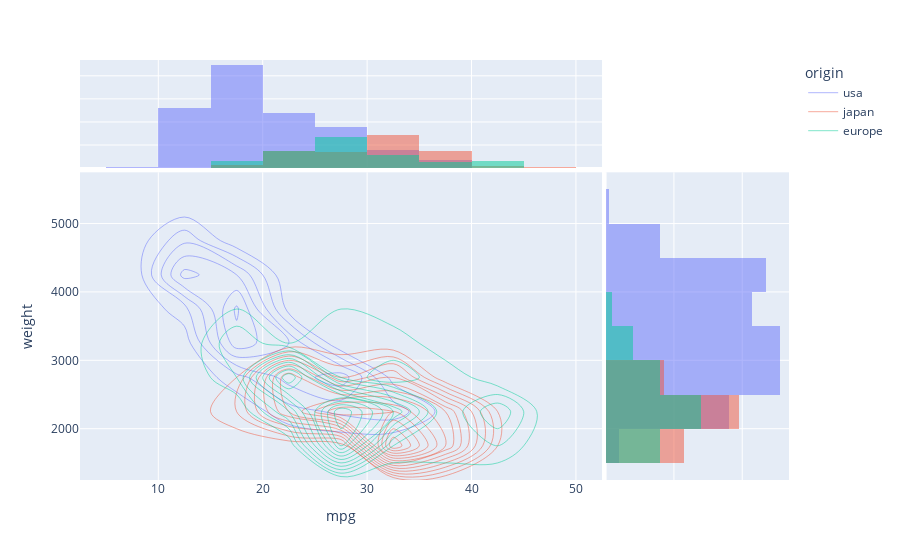

This figure's notebook cell:
### Markdown cell above
# Contour Plot

### Code cell
px.density_contour(df, x='mpg', y='weight', color='origin', marginal_x='histogram', marginal_y='histogram')

### Figure 1 — Plotly figure (JSON) as saved in the notebook; plotly's stock layout.template omitted (floating-point values rounded to 4 significant figures; data arrays with more than 128 entries replaced by an {"elided": "..."} marker saying what was removed)
{"data": [{"contours": {"coloring": "none"}, "hovertemplate": "origin=usa<br>mpg=%{x}<br>weight=%{y}<br>count=%{z}<extra></extra>", "legendgroup": "usa", "line": {"color": "#636efa"}, "name": "usa", "showlegend": true, "type": "histogram2dcontour", "x": {"elided": "249 float values"}, "xaxis": "x", "xbingroup": "x", "y": {"elided": "249 int values"}, "yaxis": "y", "ybingroup": "y"}, {"alignmentgroup": "True", "bingroup": "x", "hovertemplate": "origin=usa<br>mpg=%{x}<br>count=%{y}<extra></extra>", "legendgroup": "usa", "marker": {"color": "#636efa"}, "name": "usa", "offsetgroup": "usa", "opacity": 0.5, "showlegend": false, "type": "histogram", "x": {"elided": "249 float values"}, "xaxis": "x3", "yaxis": "y3"}, {"alignmentgroup": "True", "bingroup": "y", "hovertemplate": "origin=usa<br>weight=%{y}<br>count=%{x}<extra></extra>", "legendgroup": "usa", "marker": {"color": "#636efa"}, "name": "usa", "offsetgroup": "usa", "opacity": 0.5, "showlegend": false, "type": "histogram", "xaxis": "x2", "y": {"elided": "249 int values"}, "yaxis": "y2"}, {"contours": {"coloring": "none"}, "hovertemplate": "origin=japan<br>mpg=%{x}<br>weight=%{y}<br>count=%{z}<extra></extra>", "legendgroup": "japan", "line": {"color": "#EF553B"}, "name": "japan", "showlegend": true, "type": "histogram2dcontour", "x": [24, 27, 27, 25, 31, 35, 24, 19, 28, 23, 27, 20, 22, 18, 20, 31, 32, 31, 32, 24, 26, 29, 24, 24, 33, 33, 32, 28, 19, 31.5, 33.5, 26, 30, 22, 21.5, 32.8, 39.4, 36.1, 27.5, 27.2, 21.1, 23.9, 29.5, 34.1, 31.8, 38.1, 37.2, 29.8, 31.3, 37, 32.2, 46.6, 40.8, 44.6, 33.8, 32.7, 23.7, 32.4, 39.1, 35.1, 32.3, 37, 37.7, 34.1, 33.7, 32.4, 32.9, 31.6, 25.4, 24.2, 37, 31, 36, 36, 34, 38, 32, 38, 32], "xaxis": "x", "xbingroup": "x", "y": [2372, 2130, 2130, 2228, 1773, 1613, 2278, 2330, 2288, 2506, 2100, 2279, 2379, 2124, 2807, 1950, 1836, 1649, 2003, 2489, 2391, 2171, 2702, 2545, 1795, 1795, 1990, 2155, 2930, 2045, 1945, 2265, 1985, 2815, 2720, 1985, 2070, 1800, 2560, 2300, 2515, 2405, 2135, 1975, 2020, 1968, 2019, 2711, 2542, 2434, 2265, 2110, 2110, 1850, 2145, 2910, 2420, 2290, 1755, 1760, 2065, 1975, 2050, 1985, 2210, 2350, 2615, 2635, 2900, 2930, 2025, 1970, 2160, 2205, 2245, 1965, 1965, 1995, 2665], "yaxis": "y", "ybingroup": "y"}, {"alignmentgroup": "True", "bingroup": "x", "hovertemplate": "origin=japan<br>mpg=%{x}<br>count=%{y}<extra></extra>", "legendgroup": "japan", "marker": {"color": "#EF553B"}, "name": "japan", "offsetgroup": "japan", "opacity": 0.5, "showlegend": false, "type": "histogram", "x": [24, 27, 27, 25, 31, 35, 24, 19, 28, 23, 27, 20, 22, 18, 20, 31, 32, 31, 32, 24, 26, 29, 24, 24, 33, 33, 32, 28, 19, 31.5, 33.5, 26, 30, 22, 21.5, 32.8, 39.4, 36.1, 27.5, 27.2, 21.1, 23.9, 29.5, 34.1, 31.8, 38.1, 37.2, 29.8, 31.3, 37, 32.2, 46.6, 40.8, 44.6, 33.8, 32.7, 23.7, 32.4, 39.1, 35.1, 32.3, 37, 37.7, 34.1, 33.7, 32.4, 32.9, 31.6, 25.4, 24.2, 37, 31, 36, 36, 34, 38, 32, 38, 32], "xaxis": "x3", "yaxis": "y3"}, {"alignmentgroup": "True", "bingroup": "y", "hovertemplate": "origin=japan<br>weight=%{y}<br>count=%{x}<extra></extra>", "legendgroup": "japan", "marker": {"color": "#EF553B"}, "name": "japan", "offsetgroup": "japan", "opacity": 0.5, "showlegend": false, "type": "histogram", "xaxis": "x2", "y": [2372, 2130, 2130, 2228, 1773, 1613, 2278, 2330, 2288, 2506, 2100, 2279, 2379, 2124, 2807, 1950, 1836, 1649, 2003, 2489, 2391, 2171, 2702, 2545, 1795, 1795, 1990, 2155, 2930, 2045, 1945, 2265, 1985, 2815, 2720, 1985, 2070, 1800, 2560, 2300, 2515, 2405, 2135, 1975, 2020, 1968, 2019, 2711, 2542, 2434, 2265, 2110, 2110, 1850, 2145, 2910, 2420, 2290, 1755, 1760, 2065, 1975, 2050, 1985, 2210, 2350, 2615, 2635, 2900, 2930, 2025, 1970, 2160, 2205, 2245, 1965, 1965, 1995, 2665], "yaxis": "y2"}, {"contours": {"coloring": "none"}, "hovertemplate": "origin=europe<br>mpg=%{x}<br>weight=%{y}<br>count=%{z}<extra></extra>", "legendgroup": "europe", "line": {"color": "#00cc96"}, "name": "europe", "showlegend": true, "type": "histogram2dcontour", "x": [26, 25, 24, 25, 26, 28, 30, 30, 27, 23, 18, 22, 21, 26, 26, 26, 29, 24, 20, 19, 24, 29, 26, 26, 24, 26, 31, 25, 29, 23, 23, 22, 25, 28, 25, 27, 29, 29.5, 20, 19, 16.5, 36, 29, 30.5, 21.5, 43.1, 20.3, 17, 21.6, 16.2, 31.5, 31.9, 25.4, 27.2, 37.3, 41.5, 34.3, 44.3, 43.4, 36.4, 30, 40.9, 29.8, 35, 33, 34.5, 28.1, 30.7, 36, 44], "xaxis": "x", "xbingroup": "x", "y": [1835, 2672, 2430, 2375, 2234, 2123, 2074, 2065, 1834, 2254, 2933, 2511, 2979, 2189, 1950, 2265, 1867, 2158, 2582, 2868, 2660, 2219, 1963, 2300, 2108, 2246, 2000, 2223, 1937, 2694, 2957, 2945, 2671, 2464, 2220, 2202, 1937, 1825, 3150, 3270, 3820, 1825, 1940, 2190, 2600, 1985, 2830, 3140, 2795, 3410, 1990, 1925, 3530, 3190, 2130, 2144, 2188, 2085, 2335, 2950, 3250, 1835, 1845, 2500, 2190, 2320, 3230, 3160, 1980, 2130], "yaxis": "y", "ybingroup": "y"}, {"alignmentgroup": "True", "bingroup": "x", "hovertemplate": "origin=europe<br>mpg=%{x}<br>count=%{y}<extra></extra>", "legendgroup": "europe", "marker": {"color": "#00cc96"}, "name": "europe", "offsetgroup": "europe", "opacity": 0.5, "showlegend": false, "type": "histogram", "x": [26, 25, 24, 25, 26, 28, 30, 30, 27, 23, 18, 22, 21, 26, 26, 26, 29, 24, 20, 19, 24, 29, 26, 26, 24, 26, 31, 25, 29, 23, 23, 22, 25, 28, 25, 27, 29, 29.5, 20, 19, 16.5, 36, 29, 30.5, 21.5, 43.1, 20.3, 17, 21.6, 16.2, 31.5, 31.9, 25.4, 27.2, 37.3, 41.5, 34.3, 44.3, 43.4, 36.4, 30, 40.9, 29.8, 35, 33, 34.5, 28.1, 30.7, 36, 44], "xaxis": "x3", "yaxis": "y3"}, {"alignmentgroup": "True", "bingroup": "y", "hovertemplate": "origin=europe<br>weight=%{y}<br>count=%{x}<extra></extra>", "legendgroup": "europe", "marker": {"color": "#00cc96"}, "name": "europe", "offsetgroup": "europe", "opacity": 0.5, "showlegend": false, "type": "histogram", "xaxis": "x2", "y": [1835, 2672, 2430, 2375, 2234, 2123, 2074, 2065, 1834, 2254, 2933, 2511, 2979, 2189, 1950, 2265, 1867, 2158, 2582, 2868, 2660, 2219, 1963, 2300, 2108, 2246, 2000, 2223, 1937, 2694, 2957, 2945, 2671, 2464, 2220, 2202, 1937, 1825, 3150, 3270, 3820, 1825, 1940, 2190, 2600, 1985, 2830, 3140, 2795, 3410, 1990, 1925, 3530, 3190, 2130, 2144, 2188, 2085, 2335, 2950, 3250, 1835, 1845, 2500, 2190, 2320, 3230, 3160, 1980, 2130], "yaxis": "y2"}], "layout": {"barmode": "overlay", "legend": {"title": {"text": "origin"}, "tracegroupgap": 0}, "margin": {"t": 60}, "xaxis": {"anchor": "y", "domain": [0, 0.7363], "title": {"text": "mpg"}}, "xaxis2": {"anchor": "y2", "domain": [0.7413, 1], "matches": "x2", "showgrid": true, "showline": false, "showticklabels": false, "ticks": ""}, "xaxis3": {"anchor": "y3", "domain": [0, 0.7363], "matches": "x", "showgrid": true, "showticklabels": false}, "xaxis4": {"anchor": "y4", "domain": [0.7413, 1], "matches": "x2", "showgrid": true, "showline": false, "showticklabels": false, "ticks": ""}, "yaxis": {"anchor": "x", "domain": [0, 0.7326], "title": {"text": "weight"}}, "yaxis2": {"anchor": "x2", "domain": [0, 0.7326], "matches": "y", "showgrid": true, "showticklabels": false}, "yaxis3": {"anchor": "x3", "domain": [0.7426, 1], "matches": "y3", "showgrid": true, "showline": false, "showticklabels": false, "ticks": ""}, "yaxis4": {"anchor": "x4", "domain": [0.7426, 1], "matches": "y3", "showgrid": true, "showline": false, "showticklabels": false, "ticks": ""}}}
